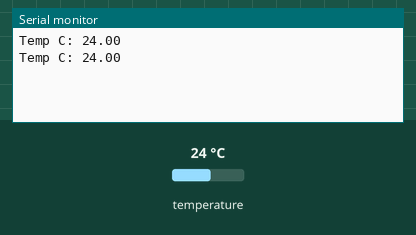
This sketch was run on a simulated Arduino Uno, built with avr-gcc and run on an emulated ATmega328P. Shown: the last lines printed to the serial monitor. The test bench sets the inputs (shaded band); at power-on: temperature 24 °C.

Above: at 5.3 s.
5.4 s: temperature set to 12 °C
At 9.1 s:
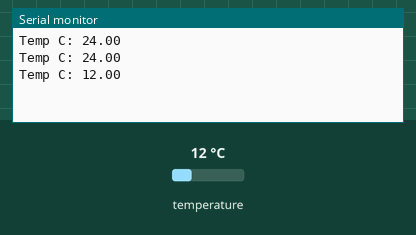
10.2 s: temperature set to 19 °C
At 13.1 s:
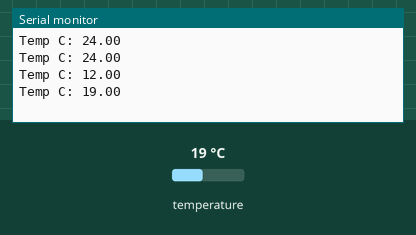
Timing chart, 0 to 14.6 s (numbered marks = the images above; inputs shaded):
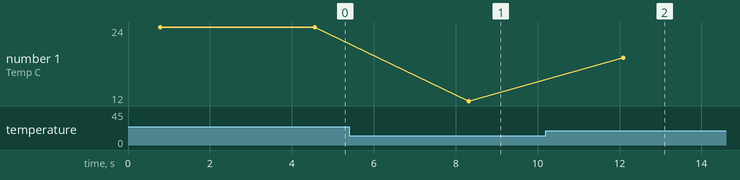

Measured:
- after the input at 5.4 s, the serial monitor: prints a new line after 2.9 s (image 1)
- after the input at 10.2 s, the serial monitor: prints a new line after 1.9 s (image 2)
- plotted number 1: 24 → 12 after the input at 5.4 s, 12 → 19 after the input at 10.2 s

The sketch:

temp_sonda.ino
```cpp
#include <OneWire.h> //biblioteca para leitura do protocolo
#include <DallasTemperature.h> //biblioteca para leitura do sensor
// Porta do pino de sinal do DS18B20
#define ONE_WIRE_BUS 22
// Define uma instancia do oneWire para comunicacao com o sensor
OneWire oneWire(ONE_WIRE_BUS);

DallasTemperature sensors(&oneWire); //"Sinaliza" o sensor e o protocolo
DeviceAddress sensor1;


void setup(void)
{
  Serial.begin(9600); //configura a taxa de transferência em bits por segundo (baud rate)
  sensors.begin(); //inicializa o sensor
  // {DEBUG} Localiza e mostra enderecos dos sensores

  //Serial.print(sensors.getDeviceCount(), DEC);

  if (!sensors.getAddress(sensor1, 0))
     Serial.println("Sensores nao encontrados !");
     //{DEBUG} caso necessário
  // Mostra o endereco do sensor encontrado no barramento
  //Serial.print("Endereco sensor: ");
  //mostra_endereco_sensor(sensor1);


}

void mostra_endereco_sensor(DeviceAddress deviceAddress)
{
  for (uint8_t i = 0; i < 8; i++)
  {
    // Adiciona zeros se necessário
    if (deviceAddress[i] < 16) Serial.print("0");
    //Serial.print(deviceAddress[i], HEX);
  }
}

void loop()
{
  // Le a informacao do sensor
  sensors.requestTemperatures();
  float tempC = sensors.getTempC(sensor1);
  // Atualiza temperaturas minima e maxima

  // Mostra dados no serial monitor
  Serial.print("Temp C: ");
  Serial.println(tempC);


  delay(3000); //Delay
}
```
